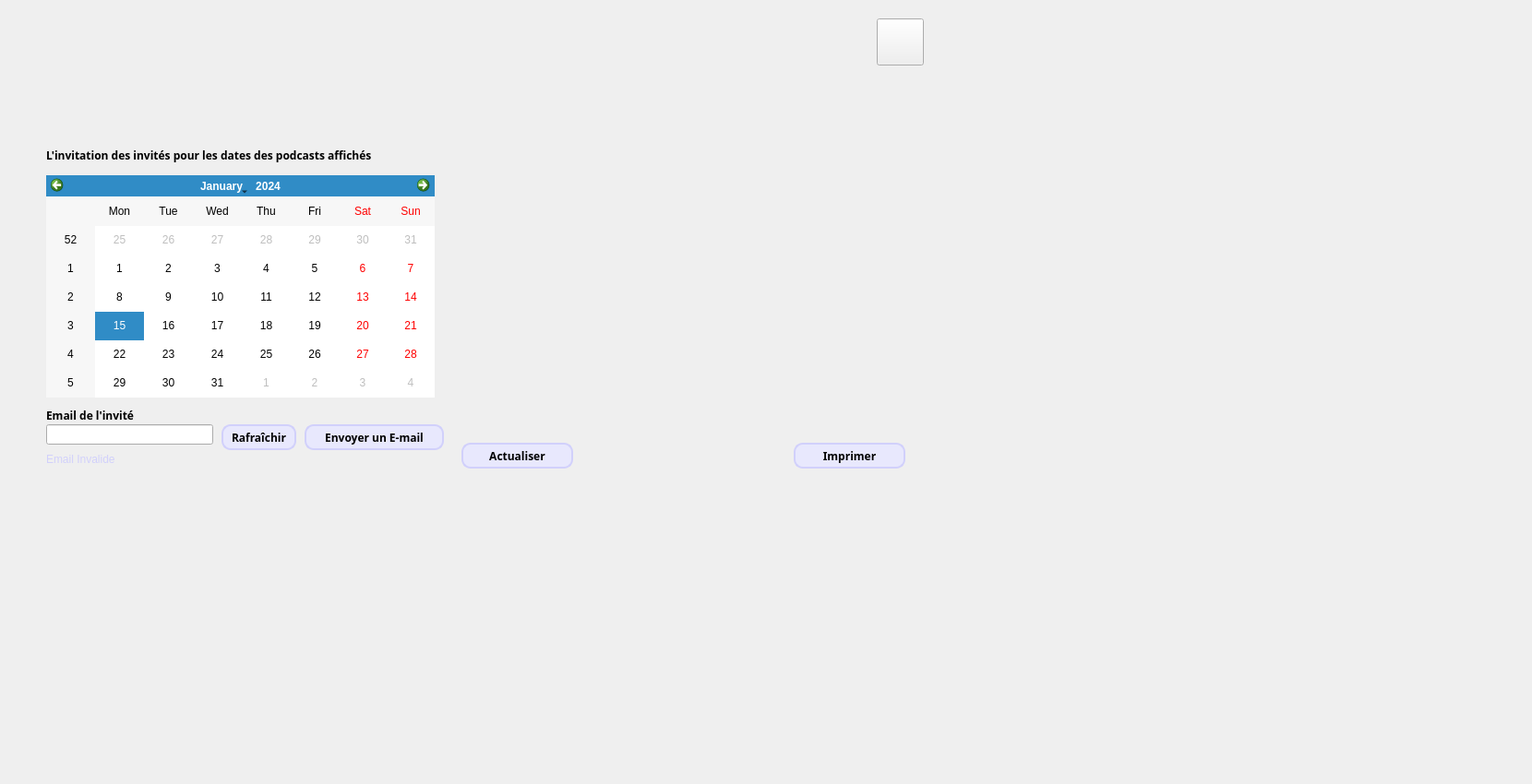
      <widget class="QWidget" name="tab_27">
       <attribute name="title">
        <string>Fonctionnalités</string>
       </attribute>
       <widget class="QPushButton" name="pushButton_64">
        <property name="geometry">
         <rect>
          <x>950</x>
          <y>20</y>
          <width>51</width>
          <height>51</height>
         </rect>
        </property>
        <property name="styleSheet">
         <string notr="true">background : url(:/new/prefix1/logo-removebg-preview (1).png)</string>
        </property>
        <property name="text">
         <string/>
        </property>
       </widget>
       <widget class="QWidget" name="widget_4" native="true">
        <property name="geometry">
         <rect>
          <x>20</x>
          <y>0</y>
          <width>1031</width>
          <height>141</height>
         </rect>
        </property>
        <property name="styleSheet">
         <string notr="true">background-image: url(&quot;C:/Users/user/Desktop/projet_integration (4)/projet_integration/projet/sta.png&quot;);
background-repeat: no-repeat;
background-position: center;
</string>
        </property>
        <widget class="QWidget" name="widget_3" native="true">
         <property name="geometry">
          <rect>
           <x>930</x>
           <y>-30</y>
           <width>41</width>
           <height>41</height>
          </rect>
         </property>
         <property name="styleSheet">
          <string notr="true">background-image: url(C:/Users/ibtis/OneDrive/Desktop/ESPRIT/2A4/Sem2/Projet Qt/initiation/logo.png);
background-repeat: no-repeat;
background-position: center;
</string>
         </property>
        </widget>
       </widget>
       <widget class="QCalendarWidget" name="calendarWidget">
        <property name="geometry">
         <rect>
          <x>50</x>
          <y>190</y>
          <width>421</width>
          <height>241</height>
         </rect>
        </property>
        <property name="styleSheet">
         <string notr="true">/* Barre de navigation */

QCalendarWidget {
    background-color: #FFFFFF; /* Couleur de fond pour le calendrier */
    border: 2px solid #D1D0FB; /* Bordure de 2px de large en couleur mauve claire */
    border-radius: 10px; /* Rayon de courbure de la bordure */
}
QCalendarWidget QWidget#qt_calendar_navigationbar {
    background-color: #D1D0FB; /* Couleur de fond pour la barre de navigation */
}

QCalendarWidget QToolButton {
    color: white;
    font-size: 16px;
    icon-size: 24px, 24px;
    
}

QCalendarWidget QMenu {
    color: white;
    font-size: 14px;
    background-color: #D1D0FB; /* Couleur de fond pour le menu de la barre de navigation */
}

QCalendarWidget QSpinBox {
    font-size: 16px;
    color: white;
   /* background-color: #D1D0FB; /* Couleur de fond pour le spin box de la barre de navigation */*/
    selection-background-color: #E8E8FD; /* Couleur de fond pour la sélection */
    selection-color: rgb(255, 255, 255);
}

QCalendarWidget QSpinBox::up-button {
    subcontrol-origin: border;
    subcontrol-position: top right;
}

QCalendarWidget QSpinBox::down-button {
    subcontrol-origin: border;
    subcontrol-position: bottom right;
}

/* Ligne d'en-tête */
QCalendarWidget QWidget {
    alternate-background-color: #E8E8FD; /* Couleur de fond pour l'en-tête */
}

/* Jours normaux */
QCalendarWidget QAbstractItemView:enabled {
    color: rgb(180, 180, 180);
    background-color: white;
    selection-background-color: rgb(64, 64, 64);
    selection-color: rgb(0, 255, 0);
}

/* Jours dans d'autres mois */
QCalendarWidget QAbstractItemView:disabled {
    color: rgb(64, 64, 64);
}
</string>
        </property>
       </widget>
       <widget class="QLabel" name="label_34">
        <property name="geometry">
         <rect>
          <x>50</x>
          <y>160</y>
          <width>421</width>
          <height>16</height>
         </rect>
        </property>
        <property name="font">
         <font>
          <family>Space Grotesk</family>
          <weight>75</weight>
          <bold>true</bold>
         </font>
        </property>
        <property name="styleSheet">
         <string notr="true">QLabel {
    font-family: &quot;Space Grotesk&quot;;
}</string>
        </property>
        <property name="text">
         <string>L'invitation des invités pour les dates des podcasts affichés</string>
        </property>
       </widget>
       <widget class="QLabel" name="label_35">
        <property name="geometry">
         <rect>
          <x>50</x>
          <y>440</y>
          <width>121</width>
          <height>20</height>
         </rect>
        </property>
        <property name="font">
         <font>
          <family>Space Grotesk</family>
          <weight>75</weight>
          <bold>true</bold>
         </font>
        </property>
        <property name="styleSheet">
         <string notr="true">QLabel {
    font-family: &quot;Space Grotesk&quot;;
}</string>
        </property>
        <property name="text">
         <string>Email de l'invité</string>
        </property>
       </widget>
       <widget class="QLineEdit" name="lineEdit_emailInvite">
        <property name="geometry">
         <rect>
          <x>50</x>
          <y>460</y>
          <width>181</width>
          <height>22</height>
         </rect>
        </property>
       </widget>
       <widget class="QPushButton" name="pushButton_envoyer">
        <property name="geometry">
         <rect>
          <x>330</x>
          <y>460</y>
          <width>151</width>
          <height>28</height>
         </rect>
        </property>
        <property name="font">
         <font>
          <family>Space Grotesk</family>
          <weight>75</weight>
          <bold>true</bold>
         </font>
        </property>
        <property name="styleSheet">
         <string notr="true">QLabel {
    font-family: &quot;Space Grotesk&quot;;
}
/* Push Button Styling */
QPushButton {
    background-color: #E8E8FD; /* Set the background color for the push button */
    border: 2px solid #D1D0FB; /* Set the border color */
    border-radius: 10px; /* Adjust the radius for the rounded corners */
    color: #000000; /* Set the text color */
    font-family: &quot;Space Grotesk&quot;;

}


</string>
        </property>
        <property name="text">
         <string>Envoyer un E-mail</string>
        </property>
       </widget>
       <widget class="QLabel" name="label_emailInviteError">
        <property name="geometry">
         <rect>
          <x>50</x>
          <y>490</y>
          <width>191</width>
          <height>16</height>
         </rect>
        </property>
        <property name="styleSheet">
         <string notr="true">color:#D1D0FB;</string>
        </property>
        <property name="text">
         <string>Email Invalide</string>
        </property>
       </widget>
       <widget class="QFrame" name="stat_I">
        <property name="geometry">
         <rect>
          <x>500</x>
          <y>160</y>
          <width>481</width>
          <height>322</height>
         </rect>
        </property>
        <property name="layoutDirection">
         <enum>Qt::LeftToRight</enum>
        </property>
        <property name="styleSheet">
         <string notr="true"/>
        </property>
        <property name="frameShape">
         <enum>QFrame::NoFrame</enum>
        </property>
        <layout class="QHBoxLayout" name="horizontalLayout_2">
         <property name="sizeConstraint">
          <enum>QLayout::SetDefaultConstraint</enum>
         </property>
        </layout>
       </widget>
       <widget class="QPushButton" name="pushButton_rafraichir">
        <property name="geometry">
         <rect>
          <x>240</x>
          <y>460</y>
          <width>81</width>
          <height>28</height>
         </rect>
        </property>
        <property name="font">
         <font>
          <family>Space Grotesk</family>
          <weight>75</weight>
          <bold>true</bold>
         </font>
        </property>
        <property name="styleSheet">
         <string notr="true">QLabel {
    font-family: &quot;Space Grotesk&quot;;
}
/* Push Button Styling */
QPushButton {
    background-color: #E8E8FD; /* Set the background color for the push button */
    border: 2px solid #D1D0FB; /* Set the border color */
    border-radius: 10px; /* Adjust the radius for the rounded corners */
    color: #000000; /* Set the text color */
    font-family: &quot;Space Grotesk&quot;;

}


</string>
        </property>
        <property name="text">
         <string>Rafraîchir</string>
        </property>
       </widget>
       <widget class="QPushButton" name="pushButton_actualiser">
        <property name="geometry">
         <rect>
          <x>500</x>
          <y>480</y>
          <width>121</width>
          <height>28</height>
         </rect>
        </property>
        <property name="font">
         <font>
          <family>Space Grotesk</family>
          <weight>75</weight>
          <bold>true</bold>
         </font>
        </property>
        <property name="styleSheet">
         <string notr="true">QLabel {
    font-family: &quot;Space Grotesk&quot;;
}
/* Push Button Styling */
QPushButton {
    background-color: #E8E8FD; /* Set the background color for the push button */
    border: 2px solid #D1D0FB; /* Set the border color */
    border-radius: 10px; /* Adjust the radius for the rounded corners */
    color: #000000; /* Set the text color */
    font-family: &quot;Space Grotesk&quot;;

}


</string>
        </property>
        <property name="text">
         <string>Actualiser</string>
        </property>
       </widget>
       <widget class="QPushButton" name="pushButton_imprimer">
        <property name="geometry">
         <rect>
          <x>860</x>
          <y>480</y>
          <width>121</width>
          <height>28</height>
         </rect>
        </property>
        <property name="font">
         <font>
          <family>Space Grotesk</family>
          <weight>75</weight>
          <bold>true</bold>
         </font>
        </property>
        <property name="styleSheet">
         <string notr="true">QLabel {
    font-family: &quot;Space Grotesk&quot;;
}
/* Push Button Styling */
QPushButton {
    background-color: #E8E8FD; /* Set the background color for the push button */
    border: 2px solid #D1D0FB; /* Set the border color */
    border-radius: 10px; /* Adjust the radius for the rounded corners */
    color: #000000; /* Set the text color */
    font-family: &quot;Space Grotesk&quot;;

}


</string>
        </property>
        <property name="text">
         <string>Imprimer</string>
        </property>
       </widget>
       <widget class="QLabel" name="label_51">
        <property name="geometry">
         <rect>
          <x>-210</x>
          <y>-90</y>
          <width>1651</width>
          <height>841</height>
         </rect>
        </property>
        <property name="styleSheet">
         <string notr="true">background-image:url(:/tsawer/background.png)</string>
        </property>
        <property name="text">
         <string/>
        </property>
       </widget>
       <zorder>label_51</zorder>
       <zorder>pushButton_64</zorder>
       <zorder>widget_4</zorder>
       <zorder>calendarWidget</zorder>
       <zorder>label_34</zorder>
       <zorder>label_35</zorder>
       <zorder>lineEdit_emailInvite</zorder>
       <zorder>pushButton_envoyer</zorder>
       <zorder>label_emailInviteError</zorder>
       <zorder>stat_I</zorder>
       <zorder>pushButton_rafraichir</zorder>
       <zorder>pushButton_actualiser</zorder>
       <zorder>pushButton_imprimer</zorder>
      </widget>
